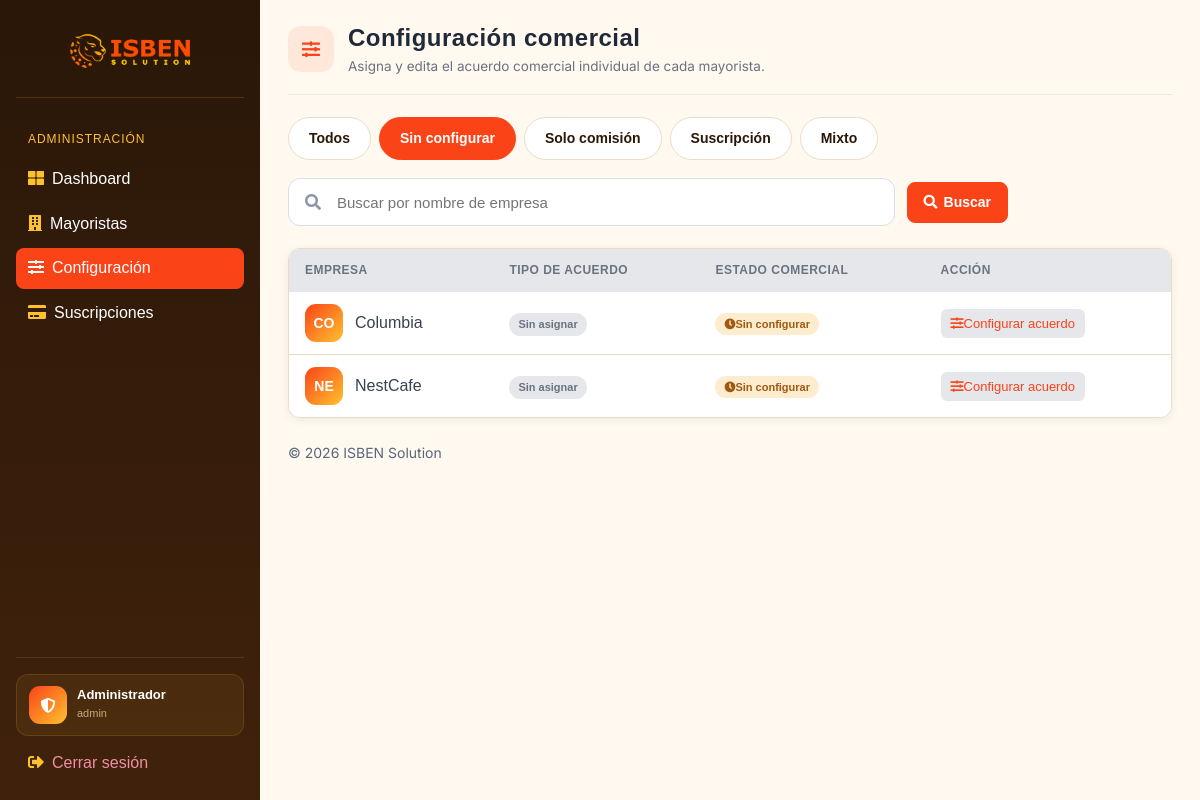
Page /admin-panel/configuracion/?filtro=sin_asignar (signed in) on the committed database.
### appDjango/models.py (models this page shows, shortened)
class Mayorista(models.Model):
    CATEGORIA_CHOICES = [
        ("bebidas", "Bebidas"),
        ("abarrotes", "Abarrotes"),
        ("lacteos", "Lácteos"),
        ("limpieza", "Limpieza"),
        ("otro", "Otro"),
    ]
    PLAN_CHOICES = [
        ("sin_asignar", "Sin asignar"),
        ("suscripcion", "Suscripción anual"),
        ("comision", "Solo comisión"),
        ("mixto", "Mixto"),
    ]
    ESTADO_CHOICES = [
        ("pendiente_pago", "Pendiente de pago"),
        ("activo", "Activo"),
        ("suspendido", "Suspendido"),
    ]
    MESES_CORTOS = [
        "Ene",
        "Feb",
        "Mar",
        "Abr",
        "May",
        "Jun",
        "Jul",
        "Ago",
        "Sep",
        "Oct",
        "Nov",
        "Dic",
    ]
    cuenta = models.OneToOneField(
        settings.AUTH_USER_MODEL,
        on_delete=models.CASCADE,
        related_name="perfil_mayorista",
    )
    nombre = models.CharField(max_length=255)
    telefono = models.CharField(
        max_length=15,
        default="",
    )
    categoria = models.CharField(max_length=20, choices=CATEGORIA_CHOICES)
    logo_url = models.TextField(blank=True, null=True)
    estado = models.CharField(
        max_length=20, choices=ESTADO_CHOICES, default="pendiente_pago"
    )
    plan = models.CharField(
        max_length=20,
        choices=PLAN_CHOICES,
        default="sin_asignar",
    )
    tarifa_anual = models.DecimalField(max_digits=10, decimal_places=2, default=0)
    porcentaje_comision = models.DecimalField(max_digits=5, decimal_places=2, default=0)
    fecha_vencimiento = models.DateField(blank=True, null=True)
    @property
    def estado_comercial(self):
        if not self.plan or self.plan == "sin_asignar":
            return "sin_configurar"

### appDjango/views.py (the view)
@admin_required
def admin_configuracion(request):
    filtro = request.GET.get("filtro", "todos")
    busqueda = request.GET.get("q", "").strip()
    mayoristas = Mayorista.objects.select_related("cuenta").order_by("nombre")
    filtros_permitidos = {
        "sin_asignar",
        "comision",
        "suscripcion",
        "mixto",
    }
    if filtro in filtros_permitidos:
        mayoristas = mayoristas.filter(plan=filtro)
    else:
        filtro = "todos"
    if busqueda:
        mayoristas = mayoristas.filter(nombre__icontains=busqueda)
    contexto = {
        "mayoristas": mayoristas,
        "filtro": filtro,
        "busqueda": busqueda,
    }
    return render(
        request,
        "admin/configuracion.html",
        contexto,
    )

### appDjango/views.py (called while the page is built)
def admin_required(view_func):
    @wraps(view_func)
    def wrapper(request, *args, **kwargs):
        if not request.user.is_authenticated or not request.user.is_staff:
            return redirect("portal_login_admin")
        return view_func(request, *args, **kwargs)
    return wrapper

### appDjango/templates/admin/configuracion.html (shortened to what this page needs)
{% extends 'layouts/base.html' %}
{% block content %}
  <div class="pagina-cabecera">
    <div class="pagina-cabecera-titulo">
      <div class="pagina-cabecera-icono">
        <i class="fas fa-sliders-h"></i>
      </div>
      <div>
        <h1>Configuración comercial</h1>
        <p class="subtitulo">
          Asigna y edita el acuerdo comercial individual de cada mayorista.
        </p>
      </div>
    </div>
  </div>
  <div class="filtro-tabs">
    <a href="{% url 'portal_admin_configuracion' %}"
       class="filtro-tab {% if filtro == 'todos' %}activo{% endif %}">
      Todos
    </a>
    <a href="{% url 'portal_admin_configuracion' %}?filtro=sin_asignar"
       class="filtro-tab {% if filtro == 'sin_asignar' %}activo{% endif %}">
      Sin configurar
    </a>
    <a href="{% url 'portal_admin_configuracion' %}?filtro=comision"
       class="filtro-tab {% if filtro == 'comision' %}activo{% endif %}">
      Solo comisión
    </a>
    <a href="{% url 'portal_admin_configuracion' %}?filtro=suscripcion"
       class="filtro-tab {% if filtro == 'suscripcion' %}activo{% endif %}">
      Suscripción
    </a>
    <a href="{% url 'portal_admin_configuracion' %}?filtro=mixto"
       class="filtro-tab {% if filtro == 'mixto' %}activo{% endif %}">
      Mixto
    </a>
  </div>
  <form method="get"
        action="{% url 'portal_admin_configuracion' %}"
        style="
          display: flex;
          align-items: center;
          gap: 12px;
          max-width: 720px;
          margin-bottom: 22px;
        ">
    <div style="
      position: relative;
      flex: 1;
    ">
      <i class="fas fa-search"
         style="
           position: absolute;
           left: 17px;
           top: 50%;
           transform: translateY(-50%);
           color: #8c96a8;
         ">
      </i>
      <input type="search"
             name="q"
             value="{{ busqueda }}"
             placeholder="Buscar por nombre de empresa"
             aria-label="Buscar empresa"
             style="
               width: 100%;
               min-height: 48px;
               padding: 10px 16px 10px 48px;
               border: 1px solid #d8dee8;
               border-radius: 12px;
               background: #ffffff;
               color: #17233c;
               font-family: inherit;
               font-size: 15px;
               outline: none;
             ">
    </div>
    <button type="submit" class="btn btn-primary">
      <i class="fas fa-search"></i>
      Buscar
    </button>
  </form>
  <div class="table-card">
    <table>
      <thead>
        <tr>
          <th>Empresa</th>
          <th>Tipo de acuerdo</th>
          <th>Estado comercial</th>
          <th>Acción</th>
        </tr>
      </thead>
      <tbody>
        {% for mayorista in mayoristas %}
          <tr>
            <td>
              <div class="vendedor-cabecera" style="margin-bottom: 0;">
                <div class="vendedor-avatar"
                     style="
                       width: 38px;
                       height: 38px;
                       font-size: 14px;
                       border-radius: 11px;
                     ">
                  {{ mayorista.nombre|slice:":2"|upper }}
                </div>
                <strong>{{ mayorista.nombre }}</strong>
              </div>
            </td>
            <td>
              {% if mayorista.plan == 'sin_asignar' %}
                <span class="portal-badge portal-badge-gray">
                  Sin asignar
                </span>
              {% elif mayorista.plan == 'comision' %}
                <span class="portal-badge portal-badge-amber">
                  Solo comisión
                </span>
              {% elif mayorista.plan == 'suscripcion' %}
                <span class="portal-badge portal-badge-green">
                  Suscripción
                </span>
              {% elif mayorista.plan == 'mixto' %}
                <span class="portal-badge portal-badge-gray">
                  Mixto
                </span>
              {% endif %}
            </td>
            <td>
              {% if mayorista.estado_comercial == 'sin_configurar' %}
                <span class="portal-badge portal-badge-amber">
                  <i class="fas fa-clock"></i>
                  Sin configurar
                </span>
              {% elif mayorista.estado_comercial == 'vigente' %}
                <span class="portal-badge portal-badge-green">
                  <i class="fas fa-check-circle"></i>
                  Vigente
                </span>
              {% elif mayorista.estado_comercial == 'por_vencer' %}
                <span class="portal-badge portal-badge-amber">
                  <i class="fas fa-exclamation-circle"></i>
                  Por vencer
                </span>
              {% elif mayorista.estado_comercial == 'vencido' %}
                <span class="portal-badge portal-badge-red">
                  <i class="fas fa-times-circle"></i>
                  Vencido
                </span>
              {% endif %}
            </td>
            <td>
              {% if mayorista.estado_comercial == 'sin_configurar' %}
                <a href="{% url 'portal_admin_mayorista_configuracion' mayorista.id %}"
                   class="action action-view">
                  <i class="fas fa-sliders-h"></i>
                  Configurar acuerdo
                </a>
              {% else %}
                <a href="{% url 'portal_admin_mayorista_configuracion' mayorista.id %}"
                   class="action action-edit">
                  <i class="fas fa-edit"></i>
                  Editar acuerdo
                </a>
              {% endif %}
            </td>
          </tr>
        {% endfor %}
      </tbody>
    </table>
  </div>
{% endblock %}

### appDjango/templates/includes/sidebar.html (shortened to what this page needs)
{% load static %}
<nav id="sidebarMenu" class="sidebar d-lg-block collapse">
  <div class="sidebar-inner px-3 pt-3">
    <div class="sidebar-marca">
      <a href="{% url 'portal_landing' %}">
        <img src="{% static 'imagenes/logos_2.png' %}" alt="ISBEN Solution">
      </a>
    </div>
    <ul class="nav flex-column">
      {% if user.is_staff %}
        <li class="sidebar-heading">Administración</li>
        <li class="nav-item {% if request.resolver_match.url_name == 'portal_admin_dashboard' %}active{% endif %}">
          <a href="{% url 'portal_admin_dashboard' %}" class="nav-link"><span class="sidebar-icon"><i class="fas fa-th-large"></i></span>Dashboard</a>
        </li>
        <li class="nav-item {% if 'mayorista' in request.resolver_match.url_name %}active{% endif %}">
          <a href="{% url 'portal_admin_mayoristas' %}" class="nav-link"><span class="sidebar-icon"><i class="fas fa-building"></i></span>Mayoristas</a>
        </li>
        <li class="nav-item {% if request.resolver_match.url_name == 'portal_admin_configuracion' %}active{% endif %}">
          <a href="{% url 'portal_admin_configuracion' %}" class="nav-link"><span class="sidebar-icon"><i class="fas fa-sliders-h"></i></span>Configuración</a>
        </li>
        <li class="nav-item {% if request.resolver_match.url_name == 'portal_admin_suscripciones' %}active{% endif %}">
          <a href="{% url 'portal_admin_suscripciones' %}" class="nav-link"><span class="sidebar-icon"><i class="fas fa-credit-card"></i></span>Suscripciones</a>
        </li>
      {% endif %}
    </ul>
    <div class="sidebar-user mt-auto pt-3">
      {% if user.is_authenticated %}
        <div class="sidebar-user-info">
          <div class="sidebar-user-avatar">
            {% if user.perfil_mayorista %}<i class="fas fa-industry"></i>
            {% elif user.perfil_vendedor %}<i class="fas fa-user-tie"></i>
            {% elif user.perfil_tienda %}<i class="fas fa-store"></i>
            {% else %}<i class="fas fa-shield-alt"></i>{% endif %}
          </div>
          <div class="sidebar-user-datos">
            <span class="sidebar-user-nombre">
              {% if user.perfil_mayorista %}{{ user.perfil_mayorista.nombre }}
              {% elif user.perfil_vendedor %}{{ user.perfil_vendedor.nombre }}
              {% elif user.perfil_tienda %}{{ user.perfil_tienda.nombre }}
              {% else %}Administrador{% endif %}
            </span>
            <span class="sidebar-user-email">{{ user.username }}</span>
          </div>
        </div>
        <a href="{% url 'portal_logout' %}" class="nav-link sidebar-logout">
          <span class="sidebar-icon"><i class="fas fa-sign-out-alt"></i></span>Cerrar sesión
        </a>
      {% endif %}
    </div>
  </div>
</nav>

### rows in the picture
Mayorista: nombre "CO", nombre "Columbia", plan "Sin asignar"
Mayorista: nombre "NE", nombre "NestCafe", plan "Sin asignar"

### other values in the picture
{{ user.username }} "admin"
